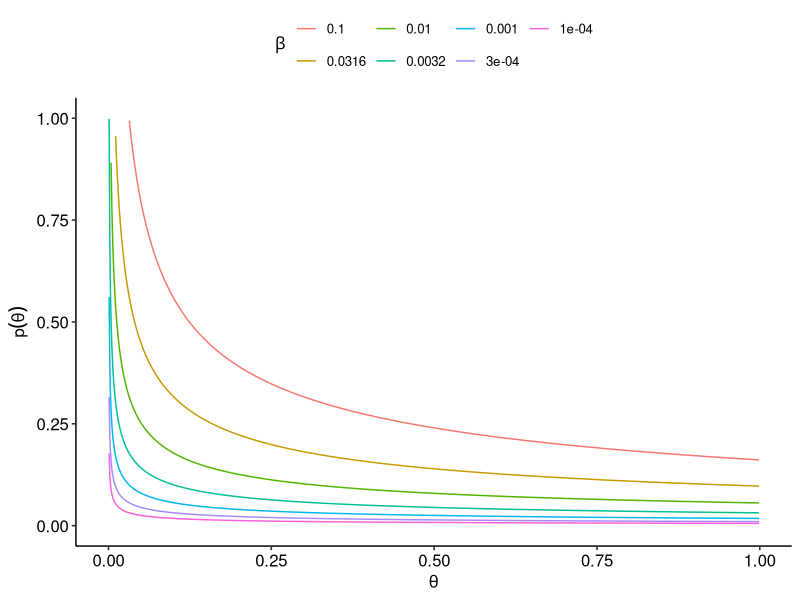
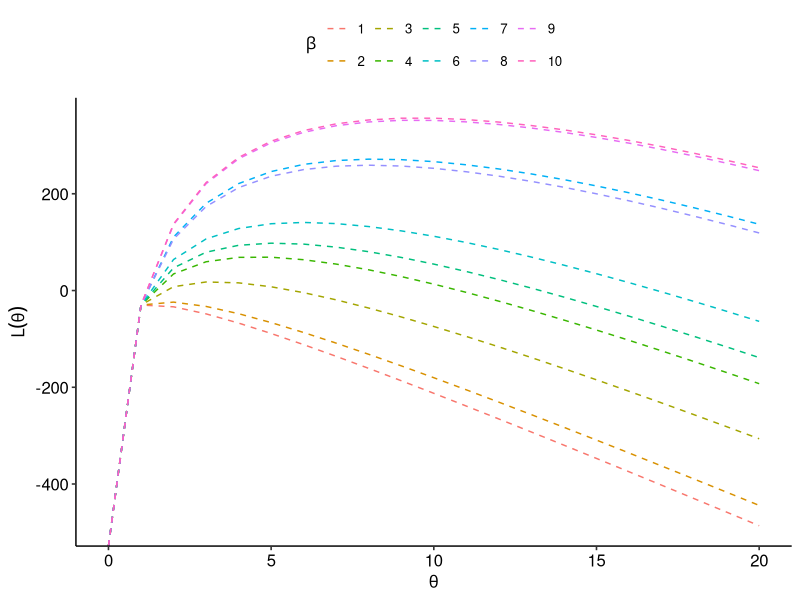

Write the R code that produced these figures, in order.
## ---- chunk 1
# pacotes do R utilizados
library(tidyverse)
library(ggpubr)
## ---- chunk 2
knitr::opts_chunk$set(echo = TRUE)
## ---- chunk 3

theta <- seq(0.00001, 1, 0.001)

b <- seq(1, 4, 0.5)

b %>% map_dfr( ~tibble( x = theta,
                        y = dgamma(theta, 1/2, 10^(-.x)),
                        beta = as.factor( round( 10^(-.x), 4)))) %>%
  
  ggplot() + geom_line(aes(x = x, y = y, color = beta)) +
  scale_y_continuous(limits = c(0,1)) + labs(color= expression(beta)) +
  xlab(expression(theta)) + ylab(expression(p(theta))) +
  theme_pubr()

## ---- chunk 4
Ltheta <- function(theta,sample)(sum(sample)*(log(theta)) - length(sample)*theta)

theta <- 0:20


  a <- seq(1:10) %>% map_dfr( ~tibble( x = theta,
                                  y = dpois(theta, lambda = .x),
                                  L = Ltheta(theta, rpois(30, .x)),
                                  lambda = as.factor(.x)))
  
  a %>%  ggplot(aes(x = x)) + #geom_line(aes(y = y, color = lambda)) +
    geom_line(aes(y = L, color = lambda), lty=2) +
  labs(color= expression(beta)) +
  xlab(expression(theta)) + ylab(expression(L(theta))) +
  theme_pubr()

